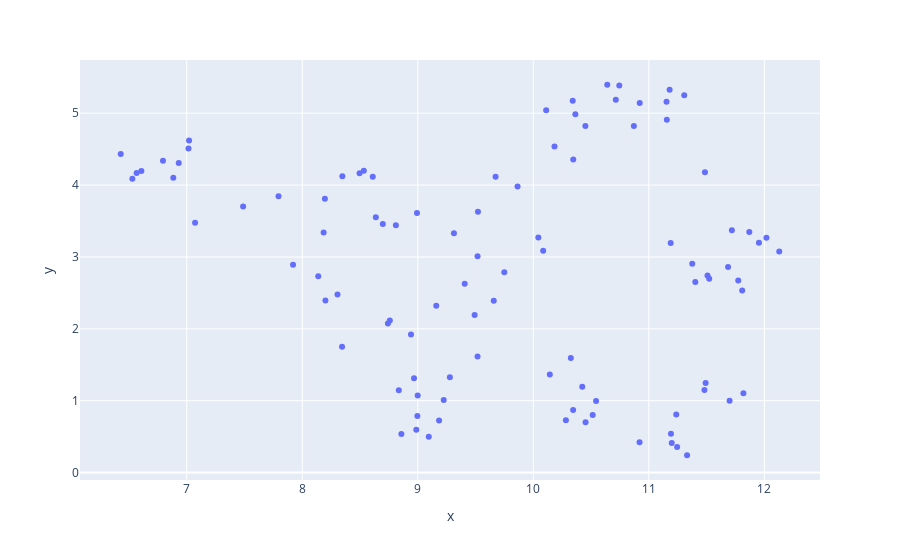

Source (notebook cell):
### Code cell
fig = px.scatter(df, x="x", y="y", hover_data=["Response"])
fig.show()

### Figure 1 — Plotly figure (JSON) as saved in the notebook; plotly's stock layout.template omitted (floating-point values rounded to 4 significant figures)
{"data": [{"customdata": [["The biggest benefit of Guarini Exchange was definitely the networking opportunities. I made connections with professionals in London that led directly to my summer internship. Can't overstate how valuable that was for my career trajectory!"], ["Learning to code in a different cultural context at AIT Budapest was eye-opening. The approach to problem-solving was completely different than what we do at Dartmouth. It made me a more flexible thinker and programmer."], ["Studying at Williams-Mystic completely changed how I view marine conservation. Getting hands-on experience with coastal communities facing climate change impacts gave me real-world context for my research interests. Best decision I ever made."], ["My time at Waseda Uni in Tokyo improved my Japanese like crazy!!! Couldn't really hold a conversation b4 the program, now I'm pretty much fluent. Also made amazing friends who I still talk to everyday."], ["The Guarini program gave me confidence I never knew I had. Living in a foreign country forces you to adapt and problem solve in ways campus life never does. I came back a completely different person - more independent and sure of myself."], ["tbh the technical skills I picked up at Technical University of Denmark weren't that different from Dartmouth, but the professional connections and seeing how engineering is practiced in a different cultural context was invaluable."], ["The biggest benefit was getting to do actual fieldwork with communities in Cuba through CASA. No amount of classroom learning compares to immersive cultural experiences. It confirmed my desire to pursue anthropology professionally."], ["The marine biology program completely changed my career path. I was pre-med before, but after working in the field at MBL, I'm now pursuing marine conservation. The hands-on research experience was transformative."], ["Studying at Bocconi gave me a completely different perspective on economic systems. The European approach is so different from what we learn in the US. I think I'm much more well-rounded in my understanding now."], ["The language immersion was incredible. I went to Berlin barely able to order coffee in German and came back able to discuss literature. The Federation program's language focus was exactly what I needed."], ["Oxford's resources for art history are unmatched. Having access to those collections and scholars through Keble College transformed my research abilities. My thesis is 100% stronger because of what I learned there."], ["The biggest benefit was seeing climate change impacts firsthand in coastal communities. The Williams-Mystic program wasn't just academic - it was visceral and emotional. It made everything I'd been studying real in a way nothing else could."], ["My time at American University of Kuwait helped me understand the region beyond stereotypes. Living there and making local friends gave me nuanced perspectives that no amount of reading could provide. Plus my Arabic improved tremendously."], ["The cross-cultural research methods I learned at University of Auckland have been super helpful for my honors thesis. I'm now incorporating international perspectives that I wouldn't have considered before."], ["The collaborative coding culture at AIT Budapest was so different from Dartmouth's more competitive environment. I learned how to work better in teams and communicate technical concepts across language barriers."], ["Kanda University's language immersion was intense but effective. My Japanese improved more in one term than in two years of campus study. Plus living with a host family taught me cultural nuances you can't learn in a classroom."], ["Spelman College exchange opened my eyes to different perspectives on race and gender in America. As a white student, this experience was humbling and educational in ways I'm still processing. Most valuable term of my college experience."], ["The biggest benefit was definitely the mentorship from my faculty director at Trinity. She connected me with local writers and helped me develop my creative voice in ways that wouldn't have happened on campus."], ["Studying at University College London gave me access to primary sources for my research that simply don't exist in the US. My thesis on British colonial policy is 1000% stronger because of the archival work I did there."], ["The professional connections I made at Copenhagen were game-changing for my career path. One of my professors there recommended me for an internship that led directly to my job offer. Can't put a price on that kind of networking."], ["I think the biggest benefit was learning to communicate technical concepts across cultural and language barriers. At Technical University of Denmark, I had to really improve how I explained my work, which has been super valuable."], ["The field research skills I developed at Williams-Mystic have been crucial for my senior project. Learning to collect and analyze data in challenging coastal environments taught me resilience and adaptability."], ["My time in Bangkok at Chulalongkorn gave me first-hand exposure to a political system very different from ours. The theoretical frameworks we discuss in class became concrete, and I now have a much more nuanced view of governance."], ["The National Theater Institute program pushed me way outside my comfort zone as a performer. The intensive training and professional connections have been invaluable. I'm a completely different artist now."], ["Cuba program changed my life!! The immersive fieldwork experience confirmed that anthropology is what I want to do with my life. Plus made amazing friends and improved my Spanish sooooo much."], ["The research techniques I learned at Marine Biology Laboratory are ones I wouldn't have been exposed to at Dartmouth. Having that technical expertise has already helped me secure a research position for after graduation."], ["Keio University's approach to international relations from an Asian perspective completely changed how I understand global politics. The academic perspective was so different from what we get in US classrooms."], ["The biggest benefit was seeing how economic theory plays out differently in European contexts. At Bocconi, the focus on social welfare alongside market efficiency gave me a more balanced view of economic systems."], ["The problem-solving approaches at AIT Budapest were so different from what we learn at Dartmouth. I'm now able to tackle coding challenges from multiple angles, which has made me a much stronger programmer."], ["Living in Milan while studying at Bocconi meant I could visit the art we were studying anytime. That kind of immediate access to cultural treasures made art history come alive in ways campus classes never could."], ["The language immersion at Yonsei was incredible for my Korean skills. But beyond that, observing how language shapes culture firsthand gave me research insights I'm still unpacking in my senior thesis."], ["Williams-Mystic program taught me field research methods I wouldn't have learned on campus. The hands-on experience collecting and analyzing coastal data has been directly applicable to my senior project."], ["At Technical University of Denmark, the applied approach to mathematics was very different from Dartmouth's theoretical focus. Having both perspectives has made me much more versatile in my problem-solving approaches."], ["Vassar's approach to community-based research methodologies completely changed how I approach my work. I'm now much more conscious of ethical considerations and community engagement in research design."], ["The biggest benefit was the networking with international researchers at University of Auckland. Those connections led to my current research collaboration, which will likely turn into my graduate work."], ["My Arabic improved 1000% at American University of Kuwait! But more importantly, the cultural immersion helped me understand regional complexities in ways that classroom learning never could. Best decision I made at Dartmouth."], ["The policy analysis frameworks I learned at UCL were more sophisticated than what we typically use in US contexts. Having that comparative perspective has strengthened my analytical skills tremendously."], ["Hands-on lab experience at Technical University of Denmark gave me technical skills that set me apart from other job applicants. Already had two interviews where employers were specifically interested in that experience."], ["CASA Cuba program taught me how to conduct ethical fieldwork in complex cultural contexts. Those research skills and ethical frameworks have been crucial for my senior thesis work."], ["Cross-cultural perspectives on developmental psychology at Auckland completely changed my research interests. I'm now focusing on cultural variations in child development for my graduate work."], ["The marine research techniques I learned at MBL were cutting-edge. Having that technical expertise on my resume helped me land a competitive research assistant position for after graduation."], ["Tokyo was amazing!!! Waseda University's language program improved my Japanese dramatically, and the cultural immersion was incredible. Made friends I'll have for life and professional connections that are already helping my job search."], ["The biggest benefit was seeing how economic policies play out differently in European welfare states. Copenhagen's approach to market economics with strong social supports gave me a more nuanced perspective."], ["AIT Budapest connected me with tech startups in ways I couldn't have accessed from campus. One connection led to my summer internship, which then led to my job offer. The professional network was invaluable."], ["The archival research skills I developed at Oxford have been directly applicable to my thesis work. Learning how to navigate historical documents and primary sources has made me a much stronger researcher."], ["Williams-Mystic program taught me to communicate science to non-specialists, which has been surprisingly valuable. Learning to translate complex environmental concepts for different audiences is a skill I use constantly."], ["NTI program was intense but transformative. The professional-level training and connections to working artists gave me both skills and a network that's already helping my career prospects."], ["Spelman College exchange challenged many of my assumptions about race and education in America. That kind of perspective-shifting experience is exactly what a liberal arts education should provide."], ["The biggest benefit was definitely language acquisition. My Japanese improved more in one term at Kanda than in two years of campus classes. The immersion experience is just unbeatable for language learning."], ["The collaborative approach to problem-solving at Technical University of Denmark was refreshing. Learning to work effectively in international teams has been valuable for every group project since."], ["Field research methods I learned in the Cuba program have been directly applicable to my senior thesis. The practical experience of designing and conducting ethnographic research was invaluable."], ["Bocconi's connections to European financial institutions gave me networking opportunities I couldn't have accessed from campus. Those connections directly led to my current job offer."], ["The biggest benefit was definitely the hands-on research experience at Marine Biology Lab. Getting to work alongside leading scientists and use cutting-edge equipment gave me skills that set my grad school applications apart."], ["Budapest was life-changing! The programming challenges at AIT were so different from our coursework at Dartmouth. I learned to approach problems from completely new angles, which has made me a much stronger coder."], ["The comparative perspective on democratic systems I gained at UCL has been crucial for my thesis work. Seeing how different governments approach similar problems gave me analytical frameworks I still use."], ["My time at Yonsei University in Seoul improved my Korean dramatically, but the cultural insights were even more valuable. Understanding business etiquette and social norms has been surprisingly helpful in job interviews."], ["The interdisciplinary approach at Williams-Mystic showed me how to integrate scientific data with policy considerations and community needs. That holistic perspective has shaped my approach to environmental work."], ["Auckland's approach to indigenous psychology opened my eyes to completely different frameworks. I'm now incorporating those perspectives into my research in ways that make it much more inclusive and comprehensive."], ["The biggest benefit was seeing economic theories applied in different cultural contexts. Copenhagen's approach to balancing market efficiency with social welfare gave me new perspectives on policy design."], ["The professional connections I made through National Theater Institute have been career-changing. Two directors I worked with there have already hired me for projects post-graduation."], ["My language skills improved dramatically, but more importantly, I gained research insights into how language shapes cultural identity. My thesis work on this topic directly stems from observations during my time in Seoul."], ["The field research methods I learned at Williams-Mystic have been directly applicable to my senior project. Learning to collect and analyze environmental data in challenging conditions taught me both technical skills and resilience."], ["AIT Budapest's focus on creative problem-solving rather than just technical implementation made me a much more innovative programmer. I approach challenges differently now, looking for elegant solutions rather than just functional ones."], ["CASA Cuba program taught me how to navigate complex cultural contexts as a researcher. The ethical frameworks and methodological approaches have been foundational for my independent work since."], ["The professional networking at Bocconi was incredible. The connections I made there led directly to my internship last summer, which has now turned into a job offer. The career impact has been tremendous."], ["The biggest benefit was the mentorship from researchers at MBL. Having guidance from leading scientists in my field helped me refine my research interests and strengthen my grad school applications."], ["Waseda's language program improved my Japanese dramatically, but the cultural immersion was equally valuable. Understanding business etiquette and social norms has been surprisingly helpful in job interviews with Japanese companies."], ["The technical skills I gained at Technical University of Denmark set me apart from other job applicants. The hands-on lab experience with equipment we don't have at Dartmouth has been a major selling point in interviews."], ["Oxford's resources for art history research are unmatched. Having access to those collections and scholars transformed my ability to analyze primary sources and strengthened my thesis work immeasurably."], ["Williams-Mystic taught me to communicate complex environmental concepts to different audiences. That skill has been surprisingly valuable in every research presentation and paper since."], ["The biggest benefit was seeing how different political systems approach similar problems. My time at University College London gave me comparative frameworks that have strengthened my analytical skills tremendously."], ["Cross-cultural research methods I learned at Auckland have completely shaped my thesis approach. I'm now incorporating international perspectives that make my work much more comprehensive and nuanced."], ["The collaborative coding culture at AIT Budapest showed me new ways of approaching team projects. I've brought those practices back to group work at Dartmouth with great results."], ["Seeing economic policies in action in Copenhagen gave me concrete examples of theoretical concepts we discuss in class. That real-world application has deepened my understanding immensely."], ["NTI pushed me WAY outside my comfort zone as a performer. The intensive training transformed my technical abilities and gave me confidence I never had before. I'm a completely different artist now."], ["My time at Keio wasn't just about language improvement - though that was significant. The cultural insights and professional connections have shaped my career interests in international business."], ["The research techniques I learned at MBL have been directly applicable to my thesis work. Having that technical expertise has strengthened both my research and my grad school applications."], ["The biggest benefit was learning to conduct ethical fieldwork in complex cultural contexts. CASA Cuba program gave me methodological frameworks that have been essential for my independent research since."], ["Technical University of Denmark's approach to sustainable engineering opened my eyes to new possibilities. I'm now focusing my career on green technology solutions, which wasn't on my radar before."], ["Williams-Mystic program taught me how to integrate scientific data with policy considerations and community needs. That interdisciplinary approach has been valuable for all my environmental work since."], ["The international perspective on economic systems I gained at Bocconi has made me much more thoughtful about policy design. Seeing different approaches to market regulation gave me new analytical frameworks."], ["AIT Budapest connected me w/ the European tech scene in ways I couldn't have accessed from campus. Those connections led to my internship last summer & now a full-time job offer! Best decision I made at Dartmouth tbh."], ["The biggest benefit was definitely language acquisition. My Japanese improved more in one term at Kanda than in two years of campus classes. The immersion experience is just unbeatable for language learning."], ["Auckland's approach to research methodology was refreshingly different from Dartmouth's. Having both perspectives has made me a much more versatile researcher and strengthened my graduate school applications."], ["The field research experience at Williams-Mystic gave me technical skills that set my resume apart. I've already had employers specifically ask about that experience in interviews."], ["Studying comparative politics at UCL while Brexit was happening was an incredible learning opportunity. Seeing major political change up close gave me insights no textbook could provide."], ["The professional-level training at National Theater Institute transformed my technical abilities. I gained skills in areas like movement and voice that we don't focus on as much in campus productions."], ["The biggest benefit was seeing how economic theories play out differently in European contexts. Copenhagen's balance of market efficiency and social welfare gave me new perspectives on policy design."], ["The problem-solving approaches at AIT Budapest were so different from what we learn at Dartmouth. I'm now able to tackle coding challenges from multiple angles, which has made me a much stronger programmer."], ["Beyond just language improvement, my time at Waseda gave me cultural insights that have been valuable for my job search in international business. Understanding Japanese business culture has been a major selling point."], ["The mentorship from researchers at MBL helped me refine my research interests and strengthen my grad school applications. Having guidance from leading scientists in my field was invaluable."], ["CASA Cuba program taught me research methods I wouldn't have learned on campus. The practical experience of designing and conducting ethnographic research has been essential for my senior thesis."], ["The biggest benefit was learning to communicate technical concepts across cultural and language barriers. At Technical University of Denmark, I had to really improve how I explained my work."], ["Williams-Mystic's interdisciplinary approach showed me how to integrate scientific data with policy considerations and community needs. That holistic perspective has shaped all my environmental work since."], ["The professional connections I made at Bocconi have been game-changing for my career path. One professor there recommended me for an internship that led directly to my current job offer."], ["Cross-cultural perspectives on developmental psychology at Auckland completely changed my research interests. I'm now focusing on cultural variations in child development for my graduate work."], ["AIT Budapest's creative approach to problem-solving made me a much more innovative programmer. I approach challenges differently now, looking for elegant solutions rather than just functional ones."], ["My time at Keio improved my Japanese dramatically, but the cultural insights were even more valuable. Understanding business etiquette and social norms has been surprisingly helpful in job interviews."], ["The biggest benefit was seeing environmental challenges firsthand in coastal communities. Williams-Mystic program made abstract concepts concrete in ways that transformed my understanding and commitment."], ["UCL's comparative approach to political systems gave me analytical frameworks that have strengthened my thesis work tremendously. Seeing how different governments approach similar problems was enlightening."]], "hovertemplate": "x=%{x}<br>y=%{y}<br>Response=%{customdata[0]}<extra></extra>", "legendgroup": "", "marker": {"color": "#636efa", "symbol": "circle"}, "mode": "markers", "name": "", "orientation": "v", "showlegend": false, "type": "scatter", "x": [9.313, 6.884, 8.967, 10.74, 9.521, 7.92, 10.32, 8.941, 11.4, 10.45, 11.49, 9.517, 10.35, 11.24, 6.794, 10.36, 9.863, 9.517, 11.82, 8.185, 10.09, 8.836, 11.87, 8.533, 10.14, 8.741, 11.49, 11.52, 6.607, 8.993, 10.71, 8.999, 7.072, 10.28, 9.749, 10.18, 12.13, 8.2, 10.51, 11.33, 8.758, 10.64, 11.51, 7.794, 11.7, 9.184, 8.196, 9.673, 10.11, 7.02, 10.34, 8.81, 9.406, 6.931, 12.02, 11.18, 9.095, 11.25, 11.81, 8.496, 10.87, 9.224, 6.566, 10.45, 8.637, 9.657, 11.15, 8.139, 11.48, 8.996, 11.19, 11.19, 7.015, 11.77, 8.347, 11.16, 9.16, 10.42, 8.305, 8.987, 11.69, 7.488, 10.34, 10.92, 8.344, 11.72, 8.61, 11.38, 6.529, 10.92, 9.492, 10.54, 10.04, 8.858, 8.697, 11.2, 6.429, 11.31, 9.278, 11.95], "xaxis": "x", "y": [3.33, 4.101, 1.311, 5.385, 3.628, 2.89, 1.595, 1.921, 2.651, 4.822, 1.247, 1.617, 4.357, 0.8079, 4.337, 4.986, 3.982, 3.01, 1.104, 3.342, 3.087, 1.146, 3.348, 4.198, 1.365, 2.074, 4.18, 2.696, 4.196, 3.613, 5.189, 1.072, 3.476, 0.728, 2.788, 4.537, 3.076, 2.395, 0.7997, 0.2413, 2.117, 5.396, 2.741, 3.844, 0.9996, 0.7231, 3.811, 4.115, 5.041, 4.622, 0.8694, 3.442, 2.628, 4.306, 3.269, 5.328, 0.4992, 0.3558, 2.533, 4.166, 4.821, 1.01, 4.169, 0.6993, 3.553, 2.392, 5.158, 2.733, 1.149, 0.786, 3.193, 0.5397, 4.509, 2.672, 4.122, 4.91, 2.32, 1.193, 2.478, 0.5943, 2.861, 3.702, 5.174, 0.4238, 1.749, 3.373, 4.116, 2.907, 4.088, 5.141, 2.193, 0.9961, 3.27, 0.5369, 3.458, 0.4104, 4.433, 5.251, 1.327, 3.198], "yaxis": "y"}], "layout": {"legend": {"tracegroupgap": 0}, "margin": {"t": 60}, "xaxis": {"anchor": "y", "domain": [0, 1], "title": {"text": "x"}}, "yaxis": {"anchor": "x", "domain": [0, 1], "title": {"text": "y"}}}}
